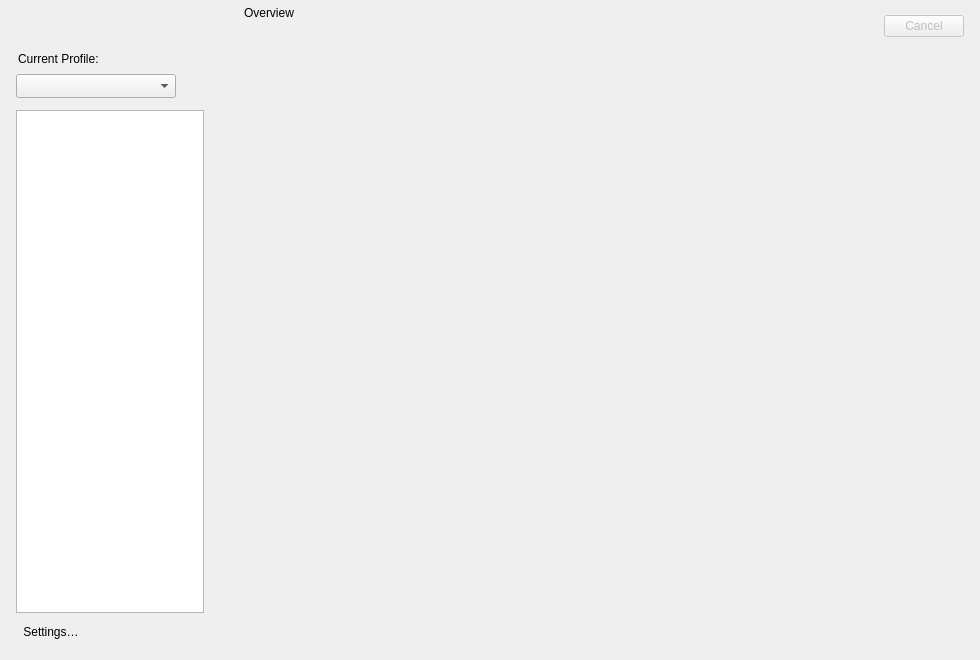
<?xml version="1.0" encoding="UTF-8"?>
<ui version="4.0">
 <class>MainWindow</class>
 <widget class="QMainWindow" name="MainWindow">
  <property name="geometry">
   <rect>
    <x>0</x>
    <y>0</y>
    <width>980</width>
    <height>660</height>
   </rect>
  </property>
  <property name="minimumSize">
   <size>
    <width>860</width>
    <height>560</height>
   </size>
  </property>
  <property name="windowTitle">
   <string>MainWindow</string>
  </property>
  <widget class="QWidget" name="centralwidget">
   <layout class="QHBoxLayout" name="horizontalLayout">
    <property name="spacing">
     <number>0</number>
    </property>
    <property name="leftMargin">
     <number>0</number>
    </property>
    <property name="topMargin">
     <number>0</number>
    </property>
    <property name="rightMargin">
     <number>0</number>
    </property>
    <property name="bottomMargin">
     <number>0</number>
    </property>
    <item>
     <widget class="SidebarPane" name="sidebarPane">
      <property name="minimumSize">
       <size>
        <width>220</width>
        <height>0</height>
       </size>
      </property>
      <property name="maximumSize">
       <size>
        <width>220</width>
        <height>16777215</height>
       </size>
      </property>
      <layout class="QVBoxLayout" name="verticalLayoutSidebar">
       <property name="spacing">
        <number>8</number>
       </property>
       <property name="leftMargin">
        <number>16</number>
       </property>
       <property name="topMargin">
        <number>52</number>
       </property>
       <property name="rightMargin">
        <number>16</number>
       </property>
       <property name="bottomMargin">
        <number>18</number>
       </property>
       <item>
        <widget class="QLabel" name="profileLabel">
         <property name="text">
          <string>Current Profile:</string>
         </property>
         <property name="textStyle" stdset="0">
          <string>subheadline</string>
         </property>
         <property name="textRole" stdset="0">
          <string>secondary</string>
         </property>
         <property name="indent">
          <number>2</number>
         </property>
        </widget>
       </item>
       <item>
        <layout class="QHBoxLayout" name="profileRow">
         <property name="spacing">
          <number>4</number>
         </property>
         <item>
          <widget class="QComboBox" name="profileSelector">
           <property name="sizePolicy">
            <sizepolicy hsizetype="Expanding" vsizetype="Fixed">
             <horstretch>1</horstretch>
             <verstretch>0</verstretch>
            </sizepolicy>
           </property>
           <property name="sizeAdjustPolicy">
            <enum>QComboBox::AdjustToMinimumContentsLengthWithIcon</enum>
           </property>
           <property name="minimumContentsLength">
            <number>8</number>
           </property>
           <property name="toolTip">
            <string>Current Profile:</string>
           </property>
          </widget>
         </item>
         <item>
          <widget class="QToolButton" name="profileMenuButton">
           <property name="toolTip">
            <string>Profile actions</string>
           </property>
           <property name="autoRaise">
            <bool>true</bool>
           </property>
          </widget>
         </item>
        </layout>
       </item>
       <item>
        <spacer name="profileSpacer">
         <property name="orientation">
          <enum>Qt::Vertical</enum>
         </property>
         <property name="sizeType">
          <enum>QSizePolicy::Fixed</enum>
         </property>
         <property name="sizeHint" stdset="0">
          <size>
           <width>0</width>
           <height>4</height>
          </size>
         </property>
        </spacer>
       </item>
       <item>
        <widget class="Sidebar" name="sidebar">
         <property name="sizePolicy">
          <sizepolicy hsizetype="Preferred" vsizetype="Expanding">
           <horstretch>0</horstretch>
           <verstretch>1</verstretch>
          </sizepolicy>
         </property>
        </widget>
       </item>
       <item>
        <widget class="QToolButton" name="miscButton">
         <property name="text">
          <string>Settings…</string>
         </property>
         <property name="toolButtonStyle">
          <enum>Qt::ToolButtonTextBesideIcon</enum>
         </property>
         <property name="autoRaise">
          <bool>true</bool>
         </property>
        </widget>
       </item>
      </layout>
     </widget>
    </item>
    <item>
     <widget class="QWidget" name="contentPane">
      <property name="autoFillBackground">
       <bool>true</bool>
      </property>
      <layout class="QVBoxLayout" name="contentLayout">
       <property name="spacing">
        <number>0</number>
       </property>
       <property name="leftMargin">
        <number>0</number>
       </property>
       <property name="topMargin">
        <number>0</number>
       </property>
       <property name="rightMargin">
        <number>0</number>
       </property>
       <property name="bottomMargin">
        <number>0</number>
       </property>
       <item>
        <widget class="QWidget" name="headerBar">
         <property name="minimumSize">
          <size>
           <width>0</width>
           <height>52</height>
          </size>
         </property>
         <property name="maximumSize">
          <size>
           <width>16777215</width>
           <height>52</height>
          </size>
         </property>
         <layout class="QHBoxLayout" name="headerLayout">
          <property name="spacing">
           <number>10</number>
          </property>
          <property name="leftMargin">
           <number>24</number>
          </property>
          <property name="topMargin">
           <number>0</number>
          </property>
          <property name="rightMargin">
           <number>16</number>
          </property>
          <property name="bottomMargin">
           <number>0</number>
          </property>
          <item>
           <layout class="QVBoxLayout" name="titleLayout">
            <property name="spacing">
             <number>0</number>
            </property>
            <item>
             <widget class="QLabel" name="pageTitle">
              <property name="text">
               <string notr="true">Overview</string>
              </property>
              <property name="textStyle" stdset="0">
               <string>title3</string>
              </property>
             </widget>
            </item>
            <item>
             <widget class="ElidedLabel" name="pageSubtitle">
              <property name="textStyle" stdset="0">
               <string>subheadline</string>
              </property>
              <property name="textRole" stdset="0">
               <string>secondary</string>
              </property>
             </widget>
            </item>
           </layout>
          </item>
          <item>
           <layout class="QHBoxLayout" name="headerActionsLayout">
            <property name="spacing">
             <number>6</number>
            </property>
           </layout>
          </item>
          <item>
           <spacer name="headerSpacer">
            <property name="orientation">
             <enum>Qt::Horizontal</enum>
            </property>
            <property name="sizeHint" stdset="0">
             <size>
              <width>16</width>
              <height>0</height>
             </size>
            </property>
           </spacer>
          </item>
          <item>
           <widget class="ActivityIndicator" name="activityIndicator"/>
          </item>
          <item>
           <layout class="QVBoxLayout" name="statusLayout">
            <property name="spacing">
             <number>0</number>
            </property>
            <item>
             <widget class="ElidedLabel" name="progressText">
              <property name="maximumSize">
               <size>
                <width>340</width>
                <height>16777215</height>
               </size>
              </property>
              <property name="textStyle" stdset="0">
               <string>callout</string>
              </property>
             </widget>
            </item>
            <item>
             <widget class="ElidedLabel" name="logText">
              <property name="maximumSize">
               <size>
                <width>340</width>
                <height>16777215</height>
               </size>
              </property>
              <property name="textStyle" stdset="0">
               <string>subheadline</string>
              </property>
              <property name="textRole" stdset="0">
               <string>secondary</string>
              </property>
             </widget>
            </item>
           </layout>
          </item>
          <item>
           <layout class="QGridLayout" name="gridLayout">
            <property name="spacing">
             <number>0</number>
            </property>
            <item row="0" column="1">
             <widget class="QPushButton" name="cancelButton">
              <property name="enabled">
               <bool>false</bool>
              </property>
              <property name="text">
               <string>Cancel</string>
              </property>
             </widget>
            </item>
           </layout>
          </item>
         </layout>
        </widget>
       </item>
       <item>
        <widget class="QStackedWidget" name="pageStack">
         <widget class="QWidget" name="overviewTabSlot"/>
         <widget class="QWidget" name="sourceTabSlot"/>
         <widget class="QScrollArea" name="repoScrollArea">
          <property name="frameShape">
           <enum>QFrame::NoFrame</enum>
          </property>
          <property name="widgetResizable">
           <bool>true</bool>
          </property>
          <widget class="QWidget" name="repoTabSlot"/>
         </widget>
         <widget class="QScrollArea" name="scheduleScrollArea">
          <property name="frameShape">
           <enum>QFrame::NoFrame</enum>
          </property>
          <property name="widgetResizable">
           <bool>true</bool>
          </property>
          <widget class="QWidget" name="scheduleTabSlot"/>
         </widget>
         <widget class="QWidget" name="archiveTabSlot"/>
         <widget class="QWidget" name="activityTabSlot"/>
        </widget>
       </item>
      </layout>
     </widget>
    </item>
   </layout>
  </widget>
 </widget>
 <customwidgets>
  <customwidget>
   <class>SidebarPane</class>
   <extends>QWidget</extends>
   <header>vorta.views.partials.sidebar</header>
   <container>1</container>
  </customwidget>
  <customwidget>
   <class>Sidebar</class>
   <extends>QListWidget</extends>
   <header>vorta.views.partials.sidebar</header>
  </customwidget>
  <customwidget>
   <class>ElidedLabel</class>
   <extends>QLabel</extends>
   <header>vorta.views.partials.activity_indicator</header>
  </customwidget>
  <customwidget>
   <class>ActivityIndicator</class>
   <extends>QWidget</extends>
   <header>vorta.views.partials.activity_indicator</header>
  </customwidget>
 </customwidgets>
 <resources/>
 <connections/>
</ui>
